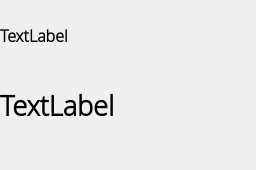
<?xml version="1.0" encoding="UTF-8"?>
<ui version="4.0">
 <class>SecondWin</class>
 <widget class="QDialog" name="SecondWin">
  <property name="geometry">
   <rect>
    <x>0</x>
    <y>0</y>
    <width>256</width>
    <height>170</height>
   </rect>
  </property>
  <property name="windowTitle">
   <string>Dialog</string>
  </property>
  <widget class="QLabel" name="label">
   <property name="geometry">
    <rect>
     <x>0</x>
     <y>20</y>
     <width>251</width>
     <height>31</height>
    </rect>
   </property>
   <property name="font">
    <font>
     <family>Open Sans Light</family>
     <pointsize>12</pointsize>
     <weight>75</weight>
     <bold>true</bold>
    </font>
   </property>
   <property name="text">
    <string>TextLabel</string>
   </property>
  </widget>
  <widget class="QLabel" name="label_2">
   <property name="geometry">
    <rect>
     <x>0</x>
     <y>90</y>
     <width>251</width>
     <height>31</height>
    </rect>
   </property>
   <property name="font">
    <font>
     <family>Open Sans Light</family>
     <pointsize>20</pointsize>
     <weight>75</weight>
     <bold>true</bold>
    </font>
   </property>
   <property name="text">
    <string>TextLabel</string>
   </property>
  </widget>
 </widget>
 <resources/>
 <connections/>
</ui>
